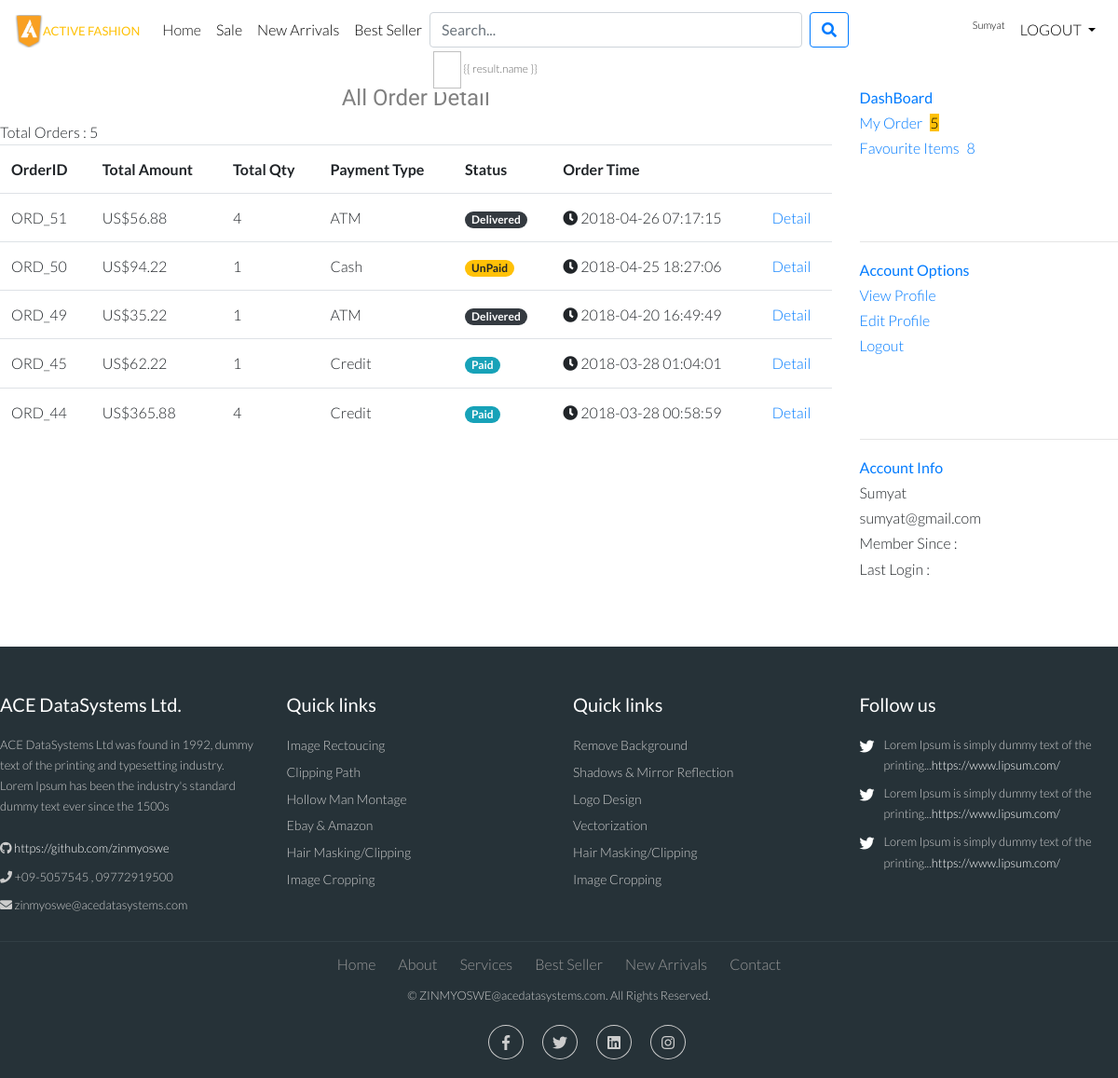
The app's page /dayextra/myorder.php (signed in) with its own data.
### tables this page shows
CREATE TABLE `customer` (
  `id` int(11) NOT NULL,
  `name` varchar(255) NOT NULL,
  `email` varchar(255) NOT NULL,
  `pass` varchar(255) NOT NULL,
  `customer_img` varchar(255) NOT NULL
);

CREATE TABLE `orders` (
  `order_id` int(11) NOT NULL,
  `customer` varchar(255) NOT NULL,
  `shipping_id` int(11) NOT NULL,
  `status` int(1) NOT NULL,
  `total_amt` float NOT NULL,
  `total_qty` int(11) NOT NULL,
  `payment_type` varchar(255) NOT NULL,
  `created_date` datetime NOT NULL,
  `modified_date` datetime NOT NULL
);

### dayextra/myorder.php (the view, shortened to what this page needs)
<?php
  include('function/function.php');
  include('001header.php');
  include('004navbar.php');
  $customer = $_SESSION['email'];
  $c = "SELECT * FROM customer WHERE email = '$customer'";
  $r = mysqli_query($mysqli,$c);
  $row_c =mysqli_fetch_assoc($r);
   $customer_id = $row_c['id'];
   $customer_name = $row_c['name'];
    $sql = "SELECT * FROM orders WHERE customer = '$customer' ORDER BY created_date DESC";
  $run = mysqli_query($mysqli,$sql);
  $count = mysqli_num_rows($run);
  $sql2 = "SELECT * FROM add_to_favourite WHERE customer_id='$customer_id'";
  $run2 =mysqli_query($mysqli,$sql2);
  $count_fav = mysqli_num_rows($run2);
?>
<br>
 <div class="container">
   <div class="row">
     <div class="col-md-9">
     	<h4 style="text-align: center; color: grey;">All Order Detail</h4>
     	Total Orders : <?php echo $count ?>
       <table class="table">
				<tr>
					<th>OrderID</th>
					<th>Total Amount</th>
					<th>Total Qty</th>
					<th>Payment Type</th>
					<th>Status</th>
					<th>Order Time</th>
					<th></th>
				</tr>
				<?php while($row = mysqli_fetch_assoc($run)):
					$status = $row['status'];
				?>
				<tr>
					<td>ORD_<?php echo $row['order_id'] ?></td>
					<td>US$<?php echo $row['total_amt'] ?></td>
					<td><?php echo $row['total_qty'] ?></td>
					<td><?php echo $row['payment_type'] ?></td>
					<td>
						<?php if($status == 2) { ?>
    				<span class="badge badge-pill badge-warning">UnPaid</span>
			          <?php } else if($status == 3){ ?>
			            <span class="badge badge-pill badge-info">Paid</span>
			              <?php } else if($status == 4){ ?>
			            <span class="badge badge-pill badge-light">Shipping</span>
			          <?php }else{  ?>
			           <span class="badge badge-pill badge-dark"> Delivered</span>
			          <?php  }?>
					</td>
					<td><span class="fa fa-clock-o"></span> <?php echo $row['created_date'] ?></td>
					<td>
						<a href="order_detail.php?id=<?php echo $row['order_id'] ?>">Detail</a>
					</td>
				</tr>
			<?php endwhile ; ?>
			</table>
     </div>
        <div class="col-md-3">
       <ul class="dash">
        <li>
            <b><a href="index.php">DashBoard</a></b>
          </li>
          <li><a href='myorder.php'>My Order<span class='label label-warning' style='margin-left: 8px;'><?php echo $count ?></a></li>
          <li><a href='dashboard.php'>Favourite Items<span class='label label-danger' style='margin-left: 8px;'><?php echo $count_fav ?></a></li>
        </ul><br><br>
        <hr>
         <ul class="dash">
        <li>
            <b><a href="index.php">Account Options</a></b>
          </li>
          <li><a href=''>View Profile</a></li>
          <li><a href=''>Edit Profile</a></li>
          <li><a href=''>Logout</a></li>
        </ul><br><br>
        <hr>
         <ul class="dash">
        <li>
            <b><a href="index.php">Account Info</a></b>
          </li>
          <li><?php echo $customer_name ?></li>
          <li><?php echo $customer ?></li>
          <li>Member Since : </li>
          <li>Last Login : </li>
        </ul><br><br>
     </div>
   </div>
 </div>
 <?php   include('002footer.php'); ?>

### dayextra/004navbar.php (shortened to what this page needs)
<nav class="navbar navbar-expand-lg navbar-light bg-light">
  <a class="navbar-brand" href="index.php"><img src="image/ACTIVE.png" width="30" height="35"><strong style="color: #FFC107; font-size: 13px;">ACTIVE FASHION</strong> </a>
  <div class="collapse navbar-collapse" id="navbarSupportedContent">
    <ul class="navbar-nav mr-auto">
      <li class="nav-item active">
        <a class="nav-link" href="index.php">Home <span class="sr-only">(current)</span></a>
      </li>
      <li class="nav-item">
        <a class="nav-link" href="sale.php">Sale</a>
      </li>
      <li class="nav-item">
        <a class="nav-link" href="product.php">New Arrivals</a>
      </li>
       <li class="nav-item">
        <a class="nav-link" href="best-seller.php">Best Seller</a>
      </li>
   <form method="get" action="search.php" class="form-inline my-2 my-lg-0">
   <div class='soso' ng-controller="fetchCtrl" ng-click='containerClicked();' >
           <input type='text' name="user_query" class="form-control mr-sm-2" ng-keyup='fetchUsers()' ng-click='searchboxClicked($event);' ng-model='searchText' placeholder='Search...'><br>
            <ul id='searchResult' >
                <li ng-click='setValue($index,$event)' ng-repeat="result in searchResult" >
                  <a href="detail2.php?id={{result.id}}">
                  <img ng-src="admin/cover/{{ result.cover }}" width="30px" height="40px"> {{ result.name }}</a>
                </li>
            </ul>
        </div>
          <button name="search" class="btn btn-outline-primary my-2 my-sm-0" type="submit"><span class="fa fa-search"></span></button>
    </form>
    </ul>
      <ul class="navbar-nav">
       <?php if(!isset($_SESSION['email'])){ ?>
            <li class="nav-item dropdown">
        <a class="nav-link dropdown-toggle" href="#" id="navbarDropdown" role="button" data-toggle="dropdown" aria-haspopup="true" aria-expanded="false">
          LOGIN/REGISTER
        </a>
        <div class="dropdown-menu" aria-labelledby="navbarDropdown">
          <a class="dropdown-item" href="checkout.php">LOGIN</a>
          <a class="dropdown-item" href="ajax-registration-script-with-php-mysql-and-jquery/index.php">REGISTER</a>
        </div>
      </li>
       <?php } else{ ?>
        <?php
    $email = $_SESSION['email'];
    $sql_customer = mysqli_query($mysqli,"SELECT * FROM customer WHERE email = '$email'");
    $row_customer = mysqli_fetch_assoc($sql_customer);
?>
          <li class="nav-item">
        <a class="nav-link" href="" style="font-size: 11px;"><?php echo $row_customer['name'] ?></a>
      </li>
             <li class="nav-item dropdown">
        <a class="nav-link dropdown-toggle" href="#" id="navbarDropdown" role="button" data-toggle="dropdown" aria-haspopup="true" aria-expanded="false">
          LOGOUT
        </a>
      </li>
        <?php } ?>
      </ul>
  </div>
</nav>

### dayextra/css/nav.css (style rules this page uses)
body { font-family: 'Open Sans', 'sans-serif'; }

### dayextra/001header.php (style rules this page uses)
.container { max-width: 1280px; padding: 0; }
.label-warning { background-color: #FFC107; color : black; }

### dayextra/004navbar.php (style rules this page uses)
.form-inline .form-control { display: inline-block; width: 400px; vertical-align: middle; }
#searchResult { list-style: none; padding: 0px; width: 407px; position: absolute; margin: 0; opacity: 10.95; z-index: 10; font-size: 12px; }
#searchResult li { background: #fff; color: #000; padding: 4px; margin-bottom: 1px solid white; border-radius: 2px; }
#searchResult li a { cursor: pointer; color: #666; }
.bg-light { background-color: #FFF !important; }
.navbar-light .navbar-nav .nav-link { color: #000; }

### dayextra/myorder.php (style rules this page uses)
.dash { list-style: none; padding: 0; }

### dayextra/002footer.php (style rules this page uses)
html,body { font-family: 'Lato',sans-serif; font-weight: 300; font-size: 16px; line-height: 1.7; }
h1,h2,h3,h4 { font-family: 'Abel',sans-serif; }

### records on screen
customer: name "Sumyat"
orders: order_id "51", total_amt "56.88", total_qty "4", payment_type "ATM", status "Delivered", created_date "2018-04-26 07:17:15"
orders: order_id "50", total_amt "94.22", total_qty "1", payment_type "Cash", status "UnPaid", created_date "2018-04-25 18:27:06"
orders: order_id "49", total_amt "35.22", total_qty "1", payment_type "ATM", status "Delivered", created_date "2018-04-20 16:49:49"
orders: order_id "45", total_amt "62.22", total_qty "1", payment_type "Credit", status "Paid", created_date "2018-03-28 01:04:01"
orders: order_id "44", total_amt "365.88", total_qty "4", payment_type "Credit", status "Paid", created_date "2018-03-28 00:58:59"

### other values on screen
$count "5"
$count_fav "8"
$customer "sumyat@gmail.com"
